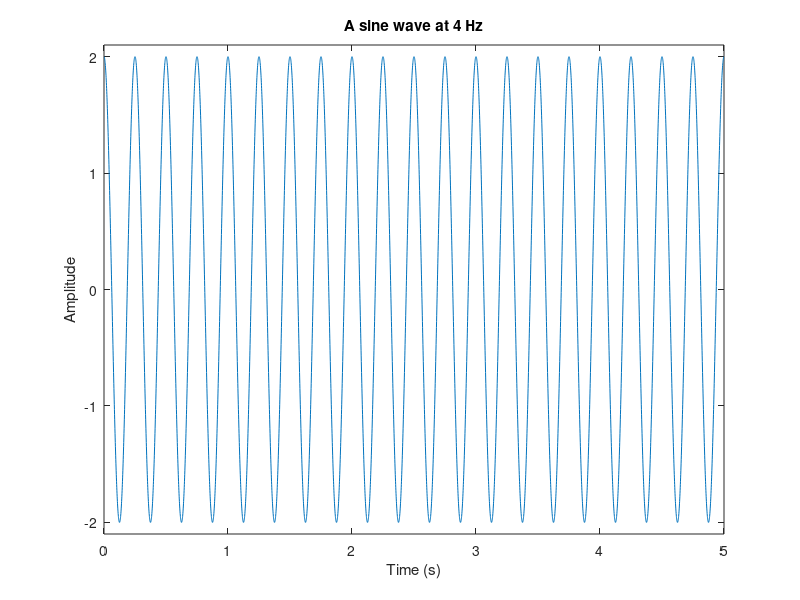
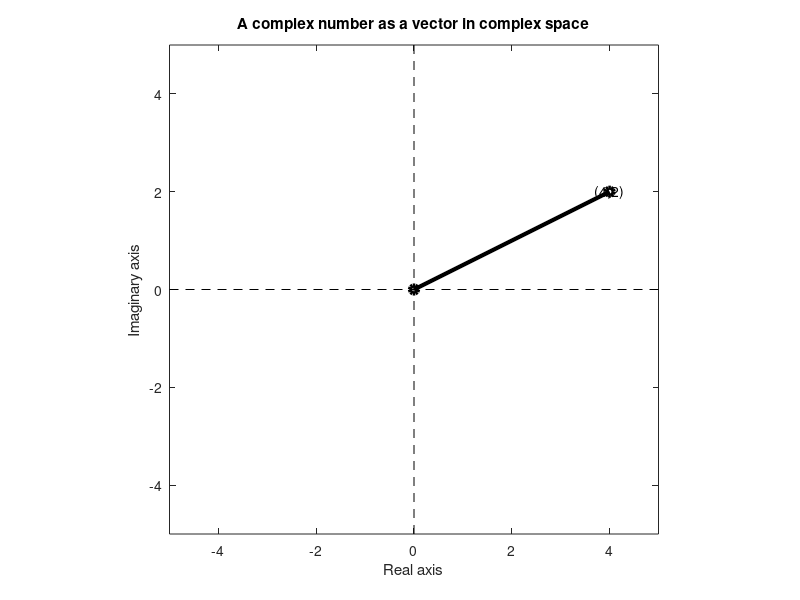
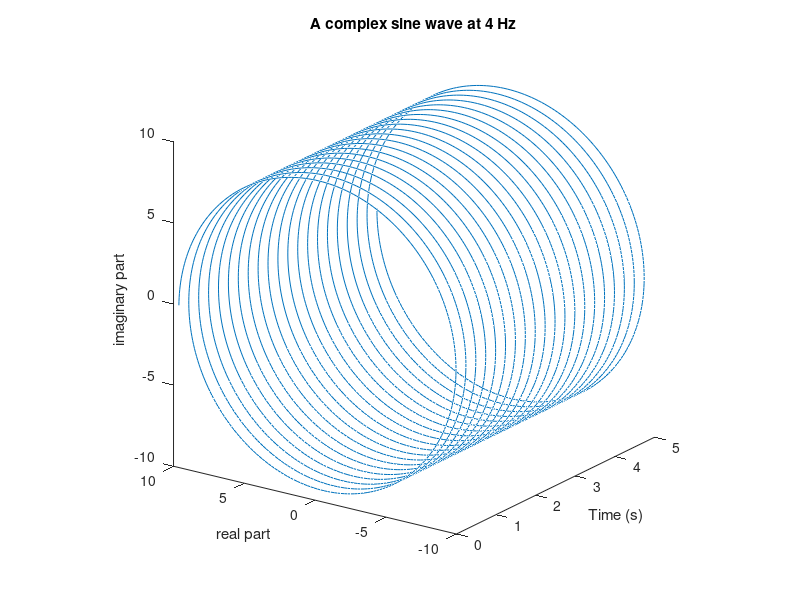
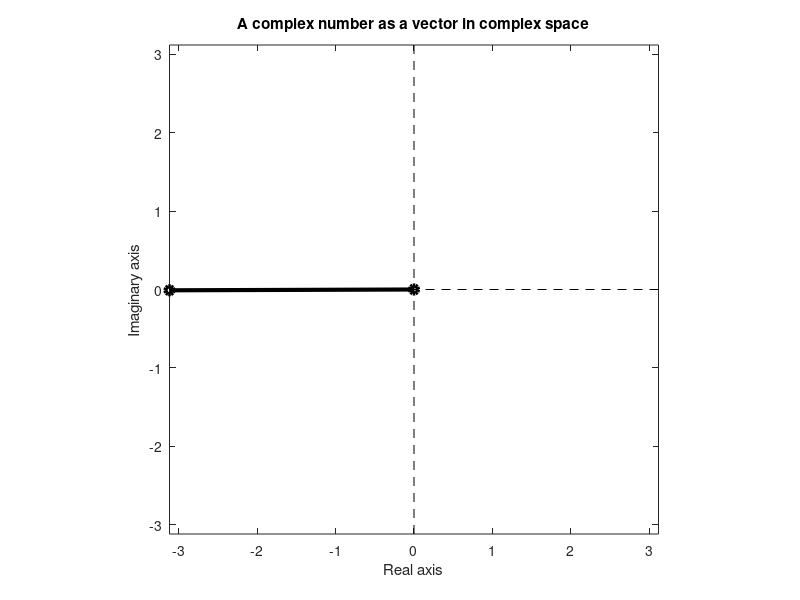

Write the MATLAB code that produced these figures, in order. (Note: this script raises an error after producing the figures.)
%% Matlab for Brain and Cognitive Scientists
% Matlab code for Chapter 11
% Mike X Cohen
% 
% This code accompanies the book 
%      "Matlab for Brain and Cognitive Scientists" (MIT Press, 2017).
% Using the code without following the book may lead to confusion, 
% incorrect data analyses, and misinterpretations of results. 
% Mike X Cohen assumes no responsibility for incorrect use of this code. 

%% sine waves

srate = 1000; % sampling rate in Hz
time  = 0:1/srate:5; % units of seconds
f     = 4; % units of Hz
a     = 2; % arbitrary units
th    = pi/2; % in radians

sinewave = a * sin( 2*pi*f*time + th );

figure(1), clf
plot(time,sinewave)
% I think the plot is easier to interpret when the line 
% doesn't touch the axis boundary.
set(gca,'ylim',[min(sinewave) max(sinewave)]*1.05)
xlabel('Time (s)'), ylabel('Amplitude')
title([ 'A sine wave at ' num2str(f) ' Hz' ])

%% complex numbers

x = 4+2i;
x = complex(4,2);

figure(2), clf

% plot the complex number as a vector
plot([0 real(x)],[0 imag(x)],'k-o','linew',3)
set(gca,'xlim',[-5 5],'ylim',[-5 5])

% make the plot look a bit nicer
hold on
plot(get(gca,'xlim'),[0 0],'k--')
plot([0 0],get(gca,'ylim'),'k--')
axis square
xlabel('Real axis'), ylabel('Imaginary axis')
title('A complex number as a vector in complex space')

% this text object doesn't really look very nice. Can you improve it?
txt_h = text(real(x),imag(x),sprintf('(%g,%g)',real(x),imag(x)));
set(txt_h,'horizontalAlignment','center')

%% complex sine waves

% complex sine wave
csw = a * exp( 1i*2*pi*f*time + th );

% let's see it in 3D
figure(3), clf
plot3(time,real(csw),imag(csw))

% plot adjustments, etc.
xlabel('Time (s)'), ylabel('real part'), zlabel('imaginary part')
title([ 'A complex sine wave at ' num2str(f) ' Hz' ])
axis square

rotate3d on % now you can click-and-spin the plot

% set viewpoint
view([-55 20])

%% extracting information from the complex dot product

% vector of random numbers
sinewaveX = fft(sinewave)/length(time);
randvect = randn(size(sinewaveX));

% complex dot product 
% The result is complex even though one of the vectors is real-valued!
cdp = sum( randvect.*sinewaveX );

% extract the length of the line (do these lines produce different results?)
linemag = sqrt( real(cdp).^2 + imag(cdp).^2 );
linemag = abs( cdp );
linemag = sqrt( cdp.*conj(cdp) );

% extract angle with respect to the positive real axis (in radians)
% these three lines of code are not always equivalent!
lineangle = atan( imag(cdp) / real(cdp) );
lineangle = atan2(imag(cdp),real(cdp));
lineangle = angle( cdp );

% extract projection onto real axis (same thing as the real part)
realpart = real( cdp );


figure(4), clf

% plot the complex vector
plot([0 real(cdp)],[0 imag(cdp)],'k-o','linew',3)
set(gca,'xlim',[-linemag linemag],'ylim',[-linemag linemag])
hold on
plot(get(gca,'xlim'),[0 0],'k--')
plot([0 0],get(gca,'ylim'),'k--')
axis square
xlabel('Real axis'), ylabel('Imaginary axis')
title('A complex number as a vector in complex space')

%% time and frequency domain representations of the same signal

% define signal properties
srate = 200; % sampling rate, sometimes abbreviated Fs
time  = 0:1/srate:5;

% define sine wave properties (hint: try changing these and 
% see what happens to the plot)
frequency = 3;
amplitude = 2;
phase     = pi/3;

% create sine wave
sinewave = amplitude * sin( 2*pi*frequency*time + phase );

figure(5), clf
subplot(211)
plot(time,sinewave)
set(gca,'ylim',[min(sinewave) max(sinewave)]*1.05)
xlabel('Time (s)'), ylabel('Amplitude')
title('TIME DOMAIN')

% the code below uses Fourier transform functions that you'll learn about
% later in this chapter. 

sinewaveX = fft(sinewave)/length(time);
hz = linspace(0,srate/2,floor(length(time)/2)+1);
subplot(212)
bar(hz,2*abs(sinewaveX(1:length(hz))))
set(gca,'xlim',[0 frequency*3],'ylim',[0 max(2*abs(sinewaveX))*1.05])
xlabel('Frequency (Hz)'), ylabel('Amplitude')
title('FREQUENCY DOMAIN')

%% Many signals are easier to decompose in the frequency domain

% sum several sine waves
sinewave = 10 * sin( 2*pi*5*time  + phase ) + ...
           20 * sin( 2*pi*3*time  + phase ) + ...
            5 * sin( 2*pi*15*time + phase ) + ...
           15 * sin( 2*pi*7*time  + phase );

% plot in the time domain
figure(6), clf
subplot(211)
plot(time,sinewave)
set(gca,'ylim',[min(sinewave) max(sinewave)]*1.05)
xlabel('Time (s)'), ylabel('Amplitude')
title('TIME DOMAIN')


% the code below uses Fourier transform functions that you'll learn about
% later in this chapter. 

sinewaveX = fft(sinewave)/length(time);
hz = linspace(0,srate/2,floor(length(time)/2)+1);
subplot(212)
bar(hz,2*abs(sinewaveX(1:length(hz))))
set(gca,'xlim',[0 20],'ylim',[0 max(2*abs(sinewaveX))*1.05])
xlabel('Frequency (Hz)'), ylabel('Amplitude')
title('FREQUENCY DOMAIN')

%% The slow discrete Fourier transform

% redefine signal (variables taken from first cell)
signal      = a * sin( 2*pi*f*time + th );

% Fourier transform variables
N           = length(signal); % length of sequence
fourierTime = ((1:N)-1)/N;   % "time" vector
fourierTime = (0:N-1)/N;    % same as previous line!
nyquist     = srate/2;     % Nyquist frequency 

% initialize output matrix of Fourier coefficients
signalX = zeros(size(signal)); 


% These are the actual frequencies in Hz that will be returned by the
% Fourier transform. The number of unique frequencies we can measure is
% exactly 1/2 of the number of data points in the time series (plus DC). 
hz = linspace(0,nyquist,floor(N/2)+1);


% loop over frequencies
for fi=1:N
    
    % create sine wave for this frequency
    fourierSine = exp( -1i*2*pi*(fi-1).*fourierTime );
    
    % compute dot product as sum of point-wise elements
    signalX(fi) = sum( fourierSine.*signal );
    
    % note: this can also be expressed as a vector-vector product
    %fourierCoefs(fi) = fourierSine*signal';
end

% scale Fourier coefficients to original scale
signalX = signalX / N;


% plot time-domain signal
figure(7), clf
subplot(221)
plot(time,signal)
xlabel('Time (s)'), ylabel('Amplitude')
title('Data')

% plot an example of one sine wave from the Fourier transform
subplot(222)
plot(fourierTime,real(exp( -2*pi*1i*(10).*fourierTime )))
xlabel('time (a.u.)'), ylabel('Amplitude')
title('Sine wave')

% plot the amplitude spectrum (magnitude of Fourier coefficients)   
subplot(212)
bar(hz,abs(signalX(1:length(hz)))*2)
set(gca,'xlim',[0 f*3],'ylim',[0 max(abs(signalX))*2.3])
xlabel('Frequency (Hz)'), ylabel('Amplitude')

%% getting close to the Nyquist

% subsample a high-sampling rate sine wave (pretend it's a continuous wave)
srate = 1000;
t = 0:1/srate:1;
f = 10; % frequency of the sine wave Hz
d = sin(2*pi*f*t);


% "Measurement" sampling rates
srates = [15 22 50 200]; % in Hz

figure(8), clf
for si=1:4
    subplot(2,2,si)
    
    % plot 'continuous' sine wave
    plot(t,d), hold on
    
    % plot sampled sine wave
    samples = round(1:1000/srates(si):length(t));
    plot(t(samples),d(samples),'ro-','linew',2)
    
    title([ 'Sampled at ' num2str(srates(si)/f) ' times' ])
    set(gca,'ylim',[-1.1 1.1],'xtick',0:.25:1)
end

%% The fast Fourier transform

% super-easy!
signalX1 = fft( signal )/N;

% plot signalX1 and signalX on top of each other to show that they are identical.

%% more on Fourier coefficients as complex numbers

srate = 1000;
time  = 0:1/srate:1;
freq  = 6;

% create sine waves that differ in power and phase
cos1 = 3 * cos(2*pi*freq*time + 0 );
cos2 = 2 * cos(2*pi*freq*time + pi/6 );
cos3 = 1 * cos(2*pi*freq*time + pi/3 );

% compute Fourier coefficients
fCoefs1 = fft(cos1) / length(time);
fCoefs2 = fft(cos2) / length(time);
fCoefs3 = fft(cos3) / length(time);

hz = linspace(0,srate/2,floor(length(time)/2)+1);

% find the frequency of our sine wave
hz6 = dsearchn(hz',freq);

% let's look at the coefficients for this frequency
disp([ '6 Hz Fourier coefficient for cos1: ' num2str(fCoefs1(hz6)) ])
disp([ '6 Hz Fourier coefficient for cos2: ' num2str(fCoefs2(hz6)) ])
disp([ '6 Hz Fourier coefficient for cos3: ' num2str(fCoefs3(hz6)) ])

%% complex numbers as vectors in a polar plot

% make polar plots of fourier coefficients
figure(9), clf
h(1) = polar([0 angle(fCoefs1(hz6))],[0 2*abs(fCoefs1(hz6))],'r');
hold on
h(2) = polar([0 angle(fCoefs2(hz6))],[0 2*abs(fCoefs2(hz6))],'b');
h(3) = polar([0 angle(fCoefs3(hz6))],[0 2*abs(fCoefs3(hz6))],'k');
set(h,'linewidth',5)
legend({'cos1';'cos2';'cos3'})

%% phase and power information can be extracted via Euler's formula

% extract amplitude using Pythagorian theorem
amp1 = sqrt( imag(fCoefs1).^2 + real(fCoefs1).^2 );
amp2 = sqrt( imag(fCoefs2).^2 + real(fCoefs2).^2 );
amp3 = sqrt( imag(fCoefs3).^2 + real(fCoefs3).^2 );

% extract amplitude using the Matlab function abs
% amp1 = abs( fCoefs1 );
% amp2 = abs( fCoefs2 );
% amp3 = abs( fCoefs3 );

% and again the same thing using the complex conjugate
% amp1 = sqrt( fCoefs1.*conj(fCoefs1) );
% amp2 = sqrt( fCoefs2.*conj(fCoefs2) );
% amp3 = sqrt( fCoefs3.*conj(fCoefs3) );

figure(10), clf

% plot amplitude spectrum
subplot(211)
plot(hz,2*amp1(1:length(hz)),'ro-','linew',3), hold on
plot(hz,2*amp2(1:length(hz)),'bp-','linew',3)
plot(hz,2*amp3(1:length(hz)),'ks-','linew',3)
set(gca,'xlim',[freq-3 freq+3])
xlabel('Frequency (Hz)'), ylabel('Amplitude')

%% and now for phase...

% extract phase angles using trigonometry
phs1 = atan2( imag(fCoefs1) , real(fCoefs1) );
phs2 = atan2( imag(fCoefs2) , real(fCoefs2) );
phs3 = atan2( imag(fCoefs3) , real(fCoefs3) );

% extract phase angles using Matlab function angle
% phs1 = angle( fCoefs1 );
% phs2 = angle( fCoefs2 );
% phs3 = angle( fCoefs3 );


% plot phase spectrum
subplot(212)
plot(hz,phs1(1:length(hz)),'ro-','linew',3), hold on
plot(hz,phs2(1:length(hz)),'bp-','linew',3)
plot(hz,phs3(1:length(hz)),'ks-','linew',3)
set(gca,'xlim',[freq-3 freq+3])
xlabel('Frequency (Hz)'), ylabel('Amplitude')

%% DC reflects the mean offset

% a very simple signal and its fft
signal  = [ 1 0 1 3 -3 1 2 0 -3 0 -1 2 1 -1];
N = length(signal);
signalX = fft(signal) / N;

% get vector of frequencies in Hz
srate = 100; % in Hz, I'm just making up this number
hz = linspace( 0, srate/2, floor(N/2)+1 );

figure(11), clf

% compute the FFT of the same signal with different DC offsets
signalX1 = fft(signal) / N;
signalX2 = fft(signal-mean(signal)) / N;
signalX3 = fft(signal+1) / N;


% plot signals in the time domain
subplot(211)
plot(ifft(signalX1)*N,'bo-'), hold on
plot(ifft(signalX2)*N,'rd-')
plot(ifft(signalX3)*N,'k*-')
xlabel('Tme (ms)'), ylabel('Amplitude')
set(gca,'xlim',[.5 N+.5])


% plot signals in the frequency domain
subplot(212)
plot(hz,2*abs(signalX1(1:length(hz))),'bo-'), hold on
plot(hz,2*abs(signalX2(1:length(hz))),'rd-')
plot(hz,2*abs(signalX3(1:length(hz))),'k*-')
set(gca,'xlim',[-.5 51])

xlabel('Frequencies (Hz)'), ylabel('Amplitude')
legend({'original';'de-meaned';'increased mean'})

%% zero-padding

figure(12), clf

signal  = [ 1 0 1 2 -3 1 2 0 -3 0 -1 2 1 -1];
N = length(signal);

% compute the FFT of the same signal with different DC offsets
signalX1 = fft(signal,N)     / N;
signalX2 = fft(signal,N+10)  / N;
signalX3 = fft(signal,N+100) / N;

% define frequencies vector
frex1 = linspace( 0, .5, floor(length(signalX1)/2)+1 );
frex2 = linspace( 0, .5, floor(length(signalX2)/2)+1 );
frex3 = linspace( 0, .5, floor(length(signalX3)/2)+1 );


% plot signals in the time domain
subplot(211)
plot(ifft(signalX1)*N,'bo-'), hold on
plot(ifft(signalX2)*N,'rd-')
plot(ifft(signalX3)*N,'k*-')
xlabel('Time points (arb. units)')

% plot signals in the frequency domain
subplot(212)
plot(frex1,2*abs(signalX1(1:length(frex1))),'bo-'), hold on
plot(frex2,2*abs(signalX2(1:length(frex2))),'rd-')
plot(frex3,2*abs(signalX3(1:length(frex3))),'k*-')

xlabel('Normalized frequency units'), ylabel('Amplitude')
legend({'"Native" N';'N+10';'N+100'})

%% 2D FFT

pic = imread('saturn.png');

% shrink the image down to 2D
pic = squeeze(mean(pic,3));

% Matlab's 2D FFT function
picX = fft2(pic);

% same result as above
picX1 = fft(pic);
picX1 = fft(picX1,[],2);

figure(13), clf

% show original ("space domain") image
subplot(131)
imagesc(pic)
axis off, axis square
title('''Space'' domain')

% log-power spectrum
subplot(132)
imagesc(log10(abs(picX)))
set(gca,'clim',[2.5 5])
axis off, axis square
title('Original power spectrum')

% same log-power spectrum but shifted
subplot(133)
imagesc(fftshift(log10(abs(picX))))
set(gca,'clim',[2.5 5])
axis off, axis square
title('shifted power spectrum')

%% end.
